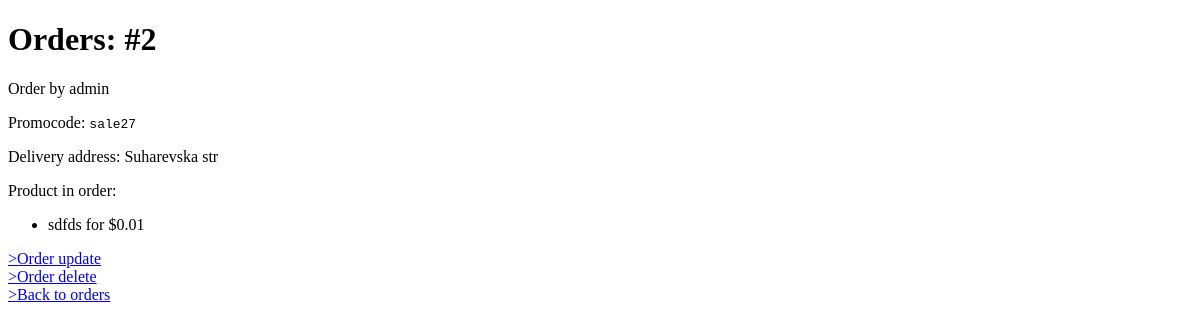
The app's page /shop/orders/2/ (signed in), older data.
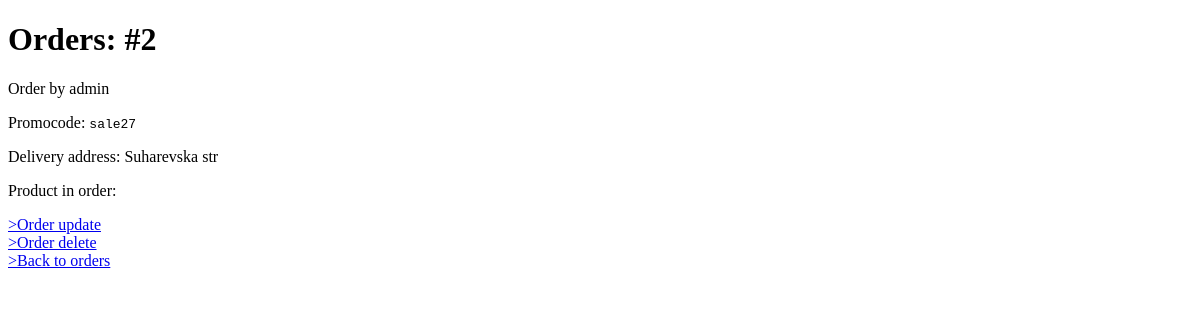
The same page, newer data.
### shopapp/models.py (models this page shows, shortened)
class Product(models.Model):
    class Meta:
        ordering = ["name", "price"]
    name = models.CharField(max_length=100)
    description = models.TextField(null=False, blank=True)
    price = models.DecimalField(default=0, max_digits=8, decimal_places=2)
    discount = models.SmallIntegerField(default=0)
    created_at = models.DateTimeField(auto_now_add=True)
    archived = models.BooleanField(default=False)
    created_by = models.ForeignKey(User, on_delete=models.PROTECT)
    preview = models.ImageField(null=True, blank=True, upload_to=products_preview_directory_path)

### shopapp/views.py (the view)
# urls.py: path("orders/<int:pk>/", OrderDetailView.as_view(), name="orders_detail"),
class OrderDetailView(PermissionRequiredMixin, DetailView):
    permission_required = "shopapp.view_order"
    queryset = (
        Order.objects
        .select_related("user")
        .prefetch_related("products")
    )

### shopapp/templates/shopapp/order_detail.html (shortened to what this page needs)
{% extends 'shopapp/base.html' %}
{% block body %}
  <h1>Orders: #{{ object.pk }}</h1>
        <div>
          <p>Order by {% firstof order.user.first_name order.user.username %}</p>
          <p>Promocode: <code>{{ order.promocode }}</code></p>
          <p>Delivery address: {{ order.delivery_address }}</p>
          <div>
            Product in order:
            <ul>
              {% for product in order.products.all %}
                <li>{{ product.name }} for ${{ product.price }}</li>
              {% endfor %}
            </ul>
          </div>
        </div>
<div>
  <a href=" {% url 'shopapp:orders_update' pk=object.pk %} ">
    >Order update</a>
</div>
<div>
  <a href=" {% url 'shopapp:orders_delete' pk=object.pk %} ">
    >Order delete</a>
</div>
<div>
  <a href=" {% url 'shopapp:orders_list' %} ">
    >Back to orders</a>
</div>
{% endblock %}

Row changes from the older to the newer data that the page shows:
removed Product: name "sdfds", price "0.01"
